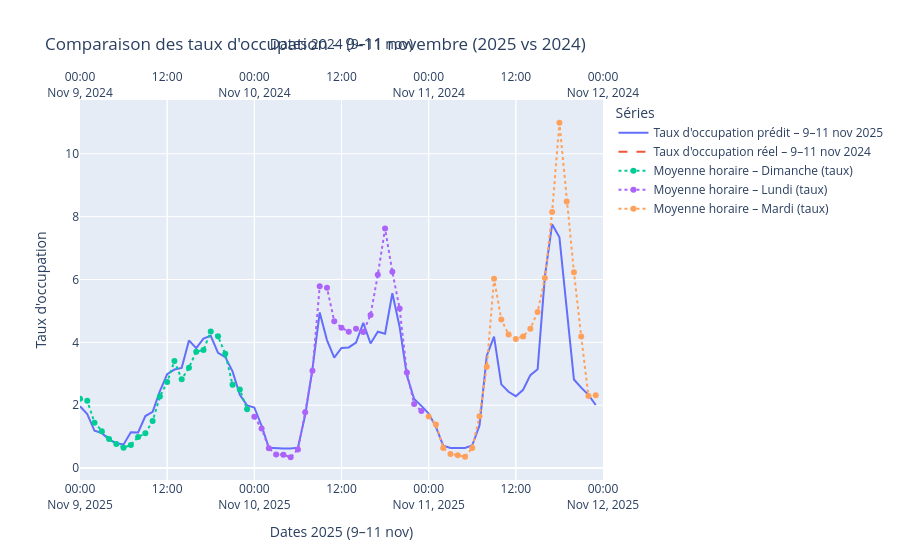

Notebook source saved alongside this figure:
### Code cell
import pandas as pd
import plotly.graph_objects as go

df_pred_enrichi = df_pred_enrichi.copy()
df_final  = df_final.copy()
df_pred_enrichi['datetime'] = pd.to_datetime(df_pred_enrichi['datetime'])
df_final['datetime']        = pd.to_datetime(df_final['datetime'])

deb_2025, fin_2025 = pd.Timestamp('2025-11-09'), pd.Timestamp('2025-11-12')
deb_2024, fin_2024 = pd.Timestamp('2024-11-09'), pd.Timestamp('2024-11-12')

mask_2025 = (df_pred_enrichi['datetime'] >= deb_2025) & (df_pred_enrichi['datetime'] < fin_2025)
mask_2024 = (df_final['datetime']        >= deb_2024) & (df_final['datetime']        < fin_2024)

df_2025 = df_pred_enrichi.loc[mask_2025]
df_2024 = df_final.loc[mask_2024]

y_2025 = yocc_a_pred[df_2025.index]                
y_2024 = df_2024["Taux d'occupation"]             

fig = go.Figure()

fig.add_trace(go.Scatter(
    x=df_2025['datetime'],
    y=y_2025,
    mode='lines',
    name="Taux d'occupation prédit – 9–11 nov 2025",
    xaxis='x1'
))

fig.add_trace(go.Scatter(
    x=df_2024['datetime'],
    y=y_2024,
    mode='lines',
    name="Taux d'occupation réel – 9–11 nov 2024",
    line=dict(dash='dash'),
    xaxis='x2'
))

fig.update_layout(
    title="Comparaison des taux d'occupation – 9–11 novembre (2025 vs 2024)",
    yaxis=dict(title="Taux d'occupation"),

    xaxis=dict(
        title='Dates 2025 (9–11 nov)',
        range=[deb_2025, fin_2025],
        domain=[0, 1],
        anchor='y',
        rangeslider=dict(visible=False)
    ),

    xaxis2=dict(
        title='Dates 2024 (9–11 nov)',
        range=[deb_2024, fin_2024],
        overlaying='x',
        side='top',
        rangeslider=dict(visible=False)
    ),

    legend_title='Séries'
)

ref_frames = []

tmp_hist = df_final[['datetime', "Taux d'occupation"]].copy()
tmp_hist.rename(columns={"Taux d'occupation": 'value'}, inplace=True)
ref_frames.append(tmp_hist)

tmp_pred = df_pred_enrichi[['datetime']].copy()
tmp_pred['value'] = pd.Series(yocc_a_pred, index=df_pred_enrichi.index).values
ref_frames.append(tmp_pred)

ref_df = pd.concat(ref_frames, ignore_index=True)
ref_df['datetime'] = pd.to_datetime(ref_df['datetime'])
ref_df['weekday']  = ref_df['datetime'].dt.weekday     
ref_df['hour']     = ref_df['datetime'].dt.hour

hourly_means = (
    ref_df
    .groupby(['weekday','hour'])['value']
    .mean()
    .unstack('hour')         
)

def tracer_profil_sur_date(fig, date_cible, weekday_for_profile, name, xaxis):
    """
    Projette le profil moyen 'weekday_for_profile' (0..23h) sur la journée 'date_cible'
    et l'ajoute sur l'axe X spécifié (x1 ou x2).
    """
    heures = range(24)
    x_vals = [pd.Timestamp(date_cible).replace(hour=h, minute=0, second=0, microsecond=0) for h in heures]
    y_vals = hourly_means.loc[weekday_for_profile, list(heures)].values

    fig.add_trace(go.Scatter(
        x=x_vals,
        y=y_vals,
        mode='lines+markers',
        name=name,
        xaxis=xaxis,
        line=dict(dash='dot'),
        hovertemplate="%{x|%d/%m %Hh} – Moy. taux: %{y:.2f}<extra></extra>"
    ))

tracer_profil_sur_date(fig, pd.Timestamp("2025-11-09"), 6, "Moyenne horaire – Dimanche (taux)", xaxis='x1')  
tracer_profil_sur_date(fig, pd.Timestamp("2025-11-10"), 0, "Moyenne horaire – Lundi (taux)",   xaxis='x1')  
tracer_profil_sur_date(fig, pd.Timestamp("2025-11-11"), 1, "Moyenne horaire – Mardi (taux)",   xaxis='x1') 

fig.show()
